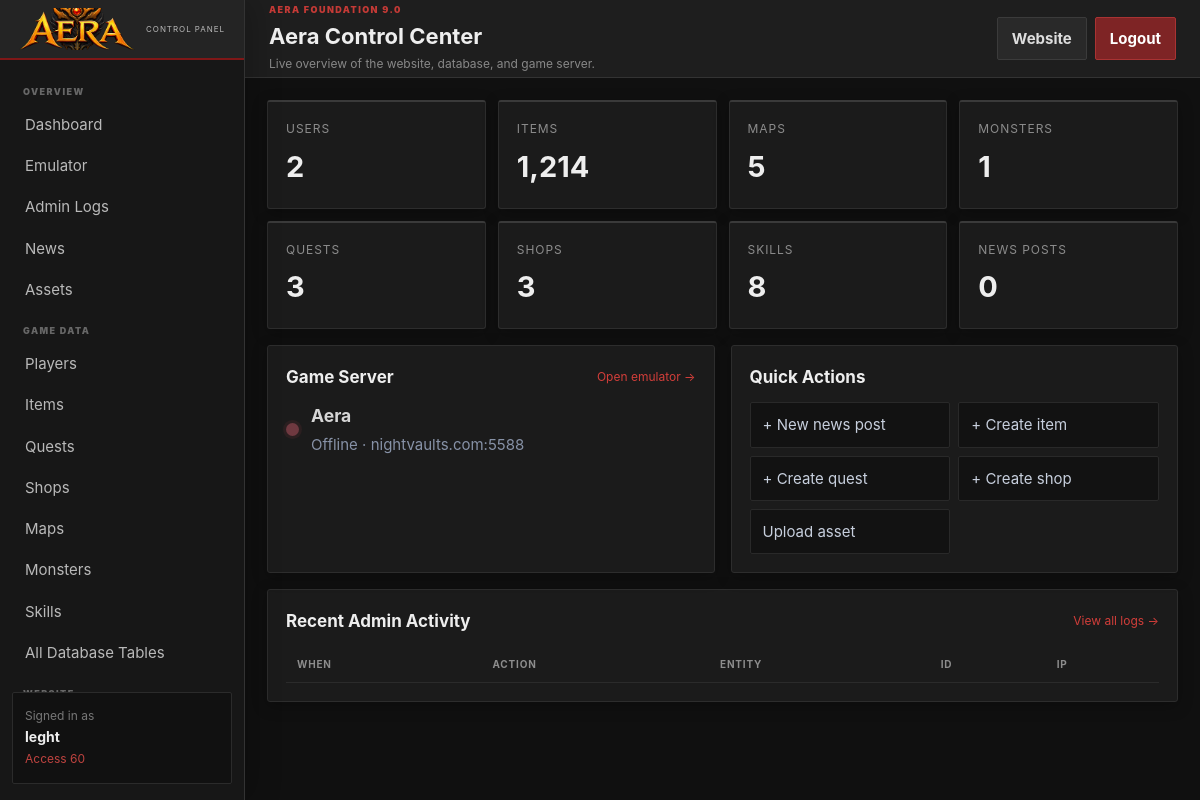
Page /admin (signed in) on the committed database.
### tables this page shows
CREATE TABLE `users` (
  `id` int(11) UNSIGNED NOT NULL,
  `Name` varchar(32) NOT NULL,
  `Hash` char(70) NOT NULL,
  `HairID` int(11) UNSIGNED NOT NULL DEFAULT 1,
  `TitleID` int(11) UNSIGNED DEFAULT NULL,
  `Access` tinyint(2) UNSIGNED NOT NULL DEFAULT 1,
  `ActivationFlag` tinyint(1) UNSIGNED NOT NULL DEFAULT 5,
  `PermamuteFlag` tinyint(1) UNSIGNED NOT NULL DEFAULT 0,
  `Country` char(2) NOT NULL DEFAULT 'xx',
  `Age` tinyint(2) UNSIGNED NOT NULL DEFAULT 18,
  `Gender` char(1) NOT NULL DEFAULT 'M',
  `Email` varchar(64) NOT NULL,
  `Level` tinyint(2) UNSIGNED NOT NULL DEFAULT 1,
  `Gold` int(11) UNSIGNED NOT NULL DEFAULT 0,
  `Coins` int(11) UNSIGNED NOT NULL DEFAULT 0,
  `Exp` int(11) UNSIGNED NOT NULL DEFAULT 0,
  `ColorHair` char(6) NOT NULL DEFAULT '000000',
  `ColorSkin` char(6) NOT NULL DEFAULT '000000',
  `ColorEye` char(6) NOT NULL DEFAULT '000000',
  `ColorBase` char(6) NOT NULL DEFAULT '000000',
  `ColorTrim` char(6) NOT NULL DEFAULT '000000',
  `ColorAccessory` char(6) NOT NULL DEFAULT '000000',
  `SlotsAuction` smallint(5) NOT NULL DEFAULT 10,
  `SlotsBag` smallint(5) UNSIGNED NOT NULL DEFAULT 40,
  `SlotsBank` smallint(5) UNSIGNED NOT NULL DEFAULT 0,
  `SlotsHouse` smallint(5) UNSIGNED NOT NULL DEFAULT 20,
  `SlotsLoadout` smallint(5) UNSIGNED NOT NULL DEFAULT 2,
  `DateCreated` datetime NOT NULL DEFAULT CURRENT_TIMESTAMP,
  `LastLogin` datetime NOT NULL DEFAULT CURRENT_TIMESTAMP,
  `CpBoostExpire` datetime NOT NULL DEFAULT '2000-01-01 00:00:00',
  `RepBoostExpire` datetime NOT NULL DEFAULT '2000-01-01 00:00:00',
  `GoldBoostExpire` datetime NOT NULL DEFAULT '2000-01-01 00:00:00',
  `CoinsBoostExpire` datetime NOT NULL DEFAULT '2000-01-01 00:00:00',
  `ExpBoostExpire` datetime NOT NULL DEFAULT '2000-01-01 00:00:00',
  `UpgradeExpire` datetime NOT NULL DEFAULT CURRENT_TIMESTAMP,
  `UpgradeDays` smallint(3) NOT NULL DEFAULT 0,
  `Upgraded` tinyint(1) UNSIGNED NOT NULL DEFAULT 0,
  `Achievement` int(11) UNSIGNED NOT NULL DEFAULT 0,
  `Settings` int(11) UNSIGNED NOT NULL DEFAULT 0,
  `Quests` char(100) NOT NULL DEFAULT '0000000000000000000000000000000000000000000000000000000000000000000000000000000000000000000000000000',
  `Quests2` char(100) NOT NULL DEFAULT '0000000000000000000000000000000000000000000000000000000000000000000000000000000000000000000000000000',
  `DailyQuests0` int(11) UNSIGNED NOT NULL DEFAULT 0,
  `DailyQuests1` int(11) UNSIGNED NOT NULL DEFAULT 0,
  `DailyQuests2` int(11) UNSIGNED NOT NULL DEFAULT 0,
  `MonthlyQuests0` int(11) UNSIGNED NOT NULL DEFAULT 0,
  `LastArea` varchar(64) NOT NULL DEFAULT 'faroff-1|Enter|Spawn',
  `CurrentServer` varchar(16) NOT NULL DEFAULT 'Offline',
  `HouseInfo` text NULL,
  `KillCount` int(10) UNSIGNED NOT NULL DEFAULT 0,
  `DeathCount` int(10) UNSIGNED NOT NULL DEFAULT 0,
  `Address` varchar(255) NOT NULL DEFAULT '0.0.0.0',
  `GameAddress` varchar(255) NOT NULL DEFAULT '0.0.0.0'
);

CREATE TABLE `servers` (
  `id` int(11) UNSIGNED NOT NULL,
  `Name` varchar(64) NOT NULL DEFAULT 'Server',
  `IP` char(18) NOT NULL DEFAULT '0.0.0.0',
  `Online` tinyint(1) NOT NULL DEFAULT 0,
  `Status` int(11) NOT NULL DEFAULT 1,
  `Upgrade` tinyint(1) NOT NULL DEFAULT 0,
  `Chat` tinyint(1) NOT NULL DEFAULT 2,
  `Count` mediumint(4) NOT NULL DEFAULT 0,
  `Level` mediumint(4) NOT NULL DEFAULT 1,
  `Max` mediumint(4) NOT NULL DEFAULT 500,
  `MOTD` text NOT NULL,
  `Port` int(11) NOT NULL DEFAULT 5588
);

### app/Foundation/View.php (called while the page is built, shortened)
<?php
final class View
{
    public static function render(string $name, array $data = []): void
    {
        $file = (string)Config::get('paths.views') . '/' . str_replace('.', '/', $name) . '.php';
        extract($data, EXTR_SKIP); require $file;
    }
}

### app/Controllers/AdminController.php (called while the page is built, shortened)
<?php
final class AdminController
{
    public function dashboard(Request $request): void
    {
        $admin=Auth::requireAdmin();
        $counts=[]; foreach(['users','items','maps','monsters','quests','shops','skills','news_posts'] as $table){ try{$counts[$table]=(int)(Database::one("SELECT COUNT(*) c FROM `{$table}`")['c']??0);}catch(\Throwable $e){$counts[$table]=0;} }
        $server=Database::one('SELECT * FROM servers WHERE id=1');
        try{AdminLogger::ensureTable();$recent=Database::all('SELECT * FROM admin_logs WHERE IsBackground=0 ORDER BY id DESC LIMIT 12');}catch(\Throwable){$recent=[];}
        View::render('admin.dashboard',['admin'=>$admin,'counts'=>$counts,'server'=>$server,'recent'=>$recent]);
    }
}

### public/index.php (called while the page is built, shortened)
<?php
spl_autoload_register(static function (string $class): void {
    $prefix = 'Aera\\';
    $relative = substr($class, strlen($prefix));
    $file = AERA_WEB_ROOT . '/app/' . str_replace('\\', '/', $relative) . '.php';
});
require AERA_WEB_ROOT . '/app/Support/helpers.php';
$request = Request::capture();
try {
    if (Installer::isConfigured()) AdminLogger::begin($request);
    $router = new Router();
    $router->dispatch($request);
} catch (HttpException $e) {
    http_response_code($e->status());
    View::render('error', ['status' => $e->status(), 'message' => $e->getMessage()]);
} catch (Throwable $e) {
    Logger::error($e);
    $errorRef = strtoupper(substr(hash('sha256', get_class($e).'|'.$e->getMessage().'|'.date('Y-m-d-H')), 0, 10));
    $dbProblem = $e instanceof PDOException || stripos($e->getMessage(), 'database') !== false || stripos($e->getMessage(), 'SQLSTATE') !== false || stripos($e->getMessage(), 'MySQL') !== false;
    $dbUnavailable = false;
    if ($dbProblem) {
        try { $dbUnavailable = !Database::ping(); } catch (Throwable) { $dbUnavailable = true; }
    }
    if ($dbUnavailable && str_starts_with($request->path(), '/admin')) {
        Response::redirect('/setup?repair=1');
    }
    http_response_code(500);
    View::render('error', [
        'status' => 500,
        'message' => Config::get('app.debug', false) ? $e->getMessage() : ($dbUnavailable ? 'The website is running, but it cannot reach the Aera database.' : 'Aera encountered an internal error.'),
        'details' => Config::get('app.debug', false) ? $e->getTraceAsString() : null,
        'showSetup' => $dbUnavailable,
        'errorRef' => $errorRef,
    ]);
}

### app/Foundation/Database.php (called while the page is built, shortened)
<?php
final class Database
{
    private static ?PDO $pdo = null;
    public static function connection(): PDO
    {
        if (self::$pdo) return self::$pdo;
        $host = (string)Config::get('db.host', 'localhost');
        $port = (int)Config::get('db.port', 9519);
        $database = 'aera';
        $dsn = 'mysql:host=' . $host . ';port=' . $port . ';dbname=' . $database . ';charset=utf8mb4';
        try {
            self::$pdo = new PDO($dsn, (string)Config::get('db.username'), (string)Config::get('db.password'), [
                PDO::ATTR_ERRMODE => PDO::ERRMODE_EXCEPTION,
                PDO::ATTR_DEFAULT_FETCH_MODE => PDO::FETCH_ASSOC,
                PDO::ATTR_EMULATE_PREPARES => false,
                PDO::ATTR_TIMEOUT => 5,
                PDO::ATTR_PERSISTENT => false,
            ]);
            return self::$pdo;
        } catch (Throwable $e) {
            self::$lastError = self::friendlyMessage($e);
            throw $e;
        }
    }
    public static function one(string $sql, array $params = []): ?array
    {
        $s = self::connection()->prepare($sql); $s->execute($params); $r = $s->fetch();
        return $r === false ? null : $r;
    }
}

### app/Support/helpers.php (called while the page is built, shortened)
<?php
function e(mixed $v): string { return htmlspecialchars((string)$v, ENT_QUOTES|ENT_SUBSTITUTE, 'UTF-8'); }

### app/Foundation/Auth.php (called while the page is built, shortened)
<?php
final class Auth
{
    private static ?array $cached = null;
    public static function user(): ?array
    {
        if (self::$cached) return self::$cached;
        $id = (int)Session::get('user_id', 0); if ($id < 1) return null;
        self::$cached = Database::one('SELECT * FROM users WHERE id=? LIMIT 1', [$id]);
        return self::$cached;
    }
    public static function requireUser(): array { $u=self::user(); if(!$u) Response::redirect('/login'); return $u; }
    public static function requireAdmin(): array
    {
        $u=self::requireUser(); if ((int)$u['Access'] < (int)Config::get('security.admin_min_access',40)) Response::abort(403,'Administrator access required.'); return $u;
    }
}

### app/Foundation/Config.php (called while the page is built, shortened)
<?php
final class Config
{
    private static array $data = [];
    public static function boot(string $webRoot, string $projectRoot): void
    {
        $defaults = require $webRoot . '/config/app.php';
        $storage = $webRoot . '/storage';
        $runtime = [];
        $runtimeFile = $storage . '/config.php';
        if (is_file($runtimeFile)) {
            $loaded = require $runtimeFile;
            if (is_array($loaded)) {
                $runtime = $loaded;
            }
        }
        self::$data = self::merge($defaults, $runtime);
        self::$data['paths']['web'] = $webRoot;
        self::$data['paths']['project'] = $projectRoot;
        self::$data['paths']['public'] = $webRoot . '/public';
        self::$data['paths']['views'] = $webRoot . '/views';
        self::$data['paths']['storage'] = $storage;
        $projectSql = $projectRoot . '/Database/aera.sql';
        $localSql = $webRoot . '/resources/database/aera.sql';
        self::$data['paths']['database_sql'] = is_file($projectSql) ? $projectSql : $localSql;
        self::$data['paths']['emulator'] = $projectRoot . '/Emulator/PHP';
    }
    private static function merge(array $a, array $b): array
    {
        foreach ($b as $k => $v) {
            if (is_array($v) && isset($a[$k]) && is_array($a[$k])) {
                $a[$k] = self::merge($a[$k], $v);
            } else {
                $a[$k] = $v;
            }
        }
        return $a;
    }
    public static function get(string $key, mixed $default = null): mixed
    {
        $value = self::$data;
        foreach (explode('.', $key) as $segment) {
            $value = $value[$segment];
        }
        return $value;
    }
    public static function set(string $key, mixed $value): void
    {
        $ref =& self::$data;
    }
}

### app/Foundation/AdminLogger.php (called while the page is built, shortened)
<?php
final class AdminLogger
{
    public static function begin(Request $request): void
    {
        try {
            $admin = Auth::user();
        } catch (Throwable) {
        }
    }
}

### app/Foundation/Session.php (called while the page is built, shortened)
<?php
final class Session
{
    public static function get(string $key, mixed $default = null): mixed { return $_SESSION[$key] ?? $default; }
}

### views/admin/dashboard.php (the view, shortened to what this page needs)
<?php $title='Dashboard';$heading='Aera Control Center';$subheading='Live overview of the website, database, and game server.';ob_start(); ?>
<div class="stat-grid"><?php foreach($counts as $name=>$count): ?><a class="stat-card" href="<?= $name==='users'?'/admin/players':'/admin/data/'.e($name) ?>"><span><?= e(ucwords(str_replace('_',' ',$name))) ?></span><strong><?= number_format($count) ?></strong></a><?php endforeach; ?></div>
<div class="admin-grid two"><div class="panel"><div class="panel-title"><h2>Game Server</h2><a href="/admin/emulator">Open emulator →</a></div><?php if($server): ?><div class="server-status-large"><span class="status-dot <?= (int)$server['Online']===1?'online':'' ?>"></span><div><h3><?= e($server['Name']) ?></h3><p><?= (int)$server['Online']===1?'Online · '.e($server['Count']).' players':'Offline' ?> · <?= e($server['IP']) ?>:<?= e($server['Port']) ?></p></div></div><?php endif; ?></div><div class="panel"><div class="panel-title"><h2>Quick Actions</h2></div><div class="quick-actions"><a href="/admin/news/new">+ New news post</a><a href="/admin/data/items/new">+ Create item</a><a href="/admin/data/quests/new">+ Create quest</a><a href="/admin/data/shops/new">+ Create shop</a><a href="/admin/files">Upload asset</a></div></div></div>
<div class="panel"><div class="panel-title"><h2>Recent Admin Activity</h2><a href="/admin/logs">View all logs →</a></div><div class="table-scroll"><table><thead><tr><th>When</th><th>Action</th><th>Entity</th><th>ID</th><th>IP</th></tr></thead></table></div></div>
<?php $content=ob_get_clean();require __DIR__.'/../layouts/admin.php'; ?>

### app/Foundation/Router.php (shortened to what this page needs)
<?php
final class Router
{
    private array $routes = [];
    public function add(string $method, string $path, array|callable $handler): void
    {
        $normalized = '/' . trim($path, '/'); if ($normalized === '//') $normalized = '/';
        $regex = preg_replace_callback('#\{([A-Za-z_][A-Za-z0-9_]*)\}#', static fn($m) => '(?P<' . $m[1] . '>[^/]+)', $normalized);
        $this->routes[] = [$method, '#^' . $regex . '$#', $handler];
    }
    public function dispatch(Request $request): void
    {
        foreach ($this->routes as [$method, $regex, $handler]) {
            if ($method !== $request->method()) continue;
            if (!preg_match($regex, $request->path(), $matches)) continue;
            $params = [];
            [$class, $action] = $handler;
            (new $class())->{$action}($request, ...$params); return;
        }
    }
}

### views/layouts/admin.php (shortened to what this page needs)
<?php
$cssAssetVersion = @filemtime(__DIR__.'/../../public/assets/css/app.css') ?: '30.14.0';
?><!doctype html>
<html lang="en">
<head>
  <link rel="stylesheet" href="/assets/css/app.css?v=<?= e((string)$cssAssetVersion) ?>">
</head>
<body class="admin-body aera-admin-theme">
<div class="admin-shell">
  <aside class="sidebar">
    <a class="admin-brand" href="/admin"><img class="admin-brand-logo" src="/assets/images/aera-logo-gold-v13.png" alt="Aera"><span><small>CONTROL PANEL</small></span></a>
    <nav>
      <span class="admin-nav-label">Overview</span>
      <a href="/admin">Dashboard</a>
      <a href="/admin/emulator">Emulator</a>
      <a href="/admin/logs">Admin Logs</a>
      <a href="/admin/news">News</a>
      <a href="/admin/files">Assets</a>
      <span class="admin-nav-label">Game Data</span>
      <a href="/admin/players">Players</a>
      <a href="/admin/data/items">Items</a>
      <a href="/admin/data/quests">Quests</a>
      <a href="/admin/data/shops">Shops</a>
      <a href="/admin/data/maps">Maps</a>
      <a href="/admin/data/monsters">Monsters</a>
      <a href="/admin/data/skills">Skills</a>
      <a href="/admin/data">All Database Tables</a>
      <span class="admin-nav-label">Website</span>
    </nav>
    <div class="sidebar-user">Signed in as<br><b><?= e($admin['Name']??'Admin') ?></b><span>Access <?= e($admin['Access']??'') ?></span></div>
  </aside>
  <div class="admin-main">
    <header class="admin-top">
      <div><span class="admin-kicker">AERA FOUNDATION 9.0</span><h1><?= e($heading??$title??'Admin') ?></h1><p><?= e($subheading??'Manage Aera from one place.') ?></p></div>
      <div class="admin-top-actions"><a class="btn btn-ghost" href="/">Website</a><form action="/logout" method="post"><?= csrf_field() ?><button class="btn btn-danger" type="submit">Logout</button></form></div>
    </header>
    <section class="admin-content"><?= $content??'' ?></section>
  </div>
</div>
</body>
</html>

### rows in the picture
users: Name "leght", Access "60"
servers: Online 0 (drawn), Name "Aera", IP "nightvaults.com", Port "5588"

### other values in the picture
str_replace('_',' ',$name) "USERS"
$count "2"
str_replace('_',' ',$name) "ITEMS"
$count "1,214"
str_replace('_',' ',$name) "MAPS"
$count "5"
str_replace('_',' ',$name) "MONSTERS"
$count "1"
str_replace('_',' ',$name) "QUESTS"
$count "3"
str_replace('_',' ',$name) "SHOPS"
str_replace('_',' ',$name) "SKILLS"
$count "8"
str_replace('_',' ',$name) "NEWS POSTS"
$count "0"
